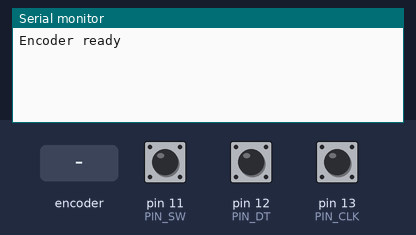
The sketch below on a simulated Arduino Uno, built with avr-gcc and run on an emulated ATmega328P. Parts: the last lines printed to the serial monitor. Inputs (shaded band) come from the test bench; at power-on: pin 11 (PIN_SW) HIGH, pin 12 (PIN_DT) HIGH, pin 13 (PIN_CLK) HIGH.

Above: at 1.2 s.
1.3 s: rotary encoder on pin 13 (PIN_CLK) / pin 12 (PIN_DT) turned 1 step (first pin leading)
At 2.6 s:
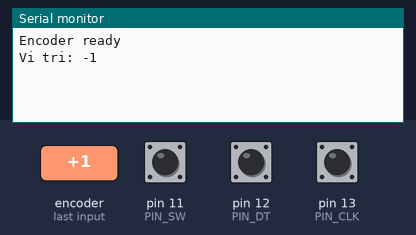
3.0 s: pin 11 (PIN_SW) pulled LOW for 0.15 s
At 3.7 s:
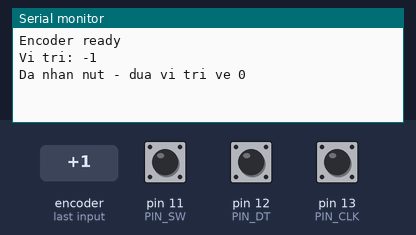
4.6 s: rotary encoder on pin 13 (PIN_CLK) / pin 12 (PIN_DT) turned 3 steps (first pin leading)
At 5.7 s:
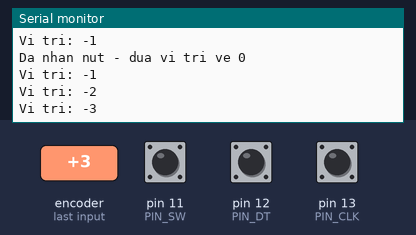
Timing chart, 0 to 7.6 s (numbered marks = the images above; inputs shaded):
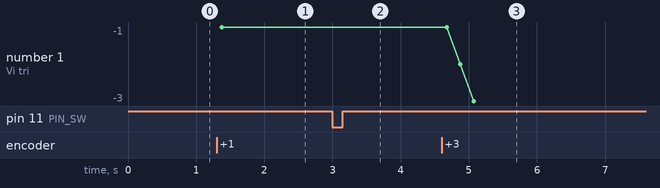

Measured:
- after the input at 1.3 s, the serial monitor: prints a new line after 0.08 s (image 1)
- after the input at 3.0 s, the serial monitor: prints a new line at once (image 2)
- after the input at 4.6 s, the serial monitor: prints a new line after 0.08 s (image 3)
- plotted number 1: -1 → -3 after the input at 4.6 s

The sketch:

35.ino
```cpp
// 03 · ENCODER XOAY (theo RehabBoard_Ket_noi.pdf)
//   CLK -> GPIO13, DT -> GPIO12, SW -> GPIO11, VCC -> 3V3, GND chung
//   Sơ đồ ghi "cần kéo lên nếu mô-đun chưa có" -> dùng INPUT_PULLUP
//   (mô-đun KY-040 thường không có điện trở kéo lên cho chân SW)

const int PIN_CLK = 13;
const int PIN_DT  = 12;
const int PIN_SW  = 11;

// Bảng giải mã chuyển trạng thái của encoder
const int8_t transitionTable[16] = {
   0,  1, -1,  0,
  -1,  0,  0,  1,
   1,  0,  0, -1,
   0, -1,  1,  0
};

uint8_t lastEncoderState;
int quarterSteps = 0;
long encoderPosition = 0;

int lastButtonReading = HIGH;
int stableButtonState = HIGH;
unsigned long lastDebounceTime = 0;
const unsigned long debounceMs = 30;

void setup() {
  Serial.begin(115200);

  pinMode(PIN_CLK, INPUT_PULLUP);
  pinMode(PIN_DT,  INPUT_PULLUP);
  pinMode(PIN_SW,  INPUT_PULLUP);

  lastEncoderState =
    (digitalRead(PIN_CLK) << 1) | digitalRead(PIN_DT);

  Serial.println("Encoder ready");
}

void loop() {
  // Đọc encoder xoay
  uint8_t currentState =
    (digitalRead(PIN_CLK) << 1) | digitalRead(PIN_DT);

  if (currentState != lastEncoderState) {
    uint8_t index = (lastEncoderState << 2) | currentState;
    quarterSteps += transitionTable[index];
    lastEncoderState = currentState;

    // Thường encoder có 4 chuyển trạng thái cho mỗi nấc
    if (quarterSteps >= 4) {
      encoderPosition++;
      quarterSteps = 0;
      Serial.print("Vi tri: ");
      Serial.println(encoderPosition);
    } else if (quarterSteps <= -4) {
      encoderPosition--;
      quarterSteps = 0;
      Serial.print("Vi tri: ");
      Serial.println(encoderPosition);
    }
  }

  // Đọc nút SW, chống dội
  int buttonReading = digitalRead(PIN_SW);

  if (buttonReading != lastButtonReading) {
    lastDebounceTime = millis();
    lastButtonReading = buttonReading;
  }

  if (millis() - lastDebounceTime > debounceMs &&
      buttonReading != stableButtonState) {
    stableButtonState = buttonReading;

    if (stableButtonState == LOW) {
      encoderPosition = 0;
      quarterSteps = 0;
      Serial.println("Da nhan nut - dua vi tri ve 0");
    }
  }
}
// void setup() {
//   Serial.begin(115200);

//   pinMode(13, INPUT_PULLUP);  // CLK
//   pinMode(12, INPUT_PULLUP);  // DT
//   pinMode(11, INPUT_PULLUP);  // SW
// }

// void loop() {
//   Serial.print("CLK=");
//   Serial.print(digitalRead(13));
//   Serial.print(" DT=");
//   Serial.print(digitalRead(12));
//   Serial.print(" SW=");
//   Serial.println(digitalRead(11));

//   delay(250);
// }
```
